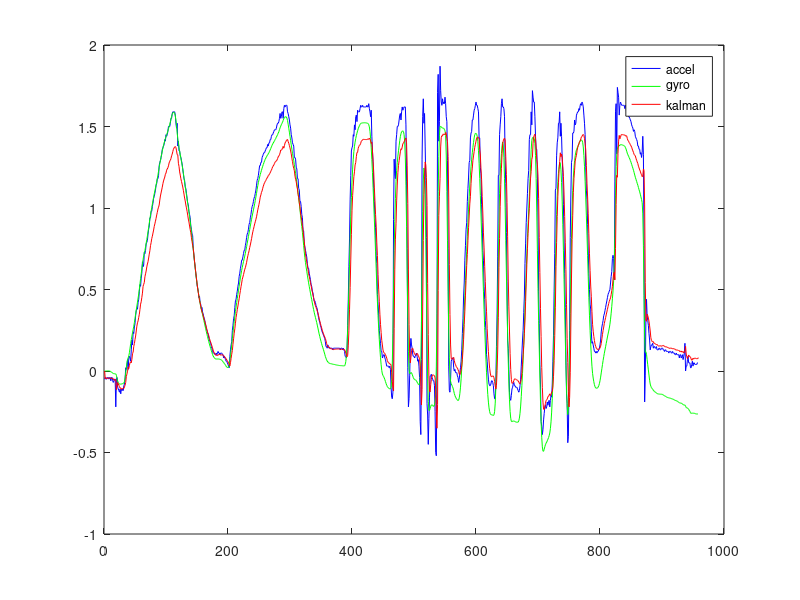

MATLAB code to generate this figure:
data = csvread('./acc_gyro_data.csv');

% CALCULATE ANGLE FROM GYROSCOPE DATA
gyro = zeros(1, size(data,1));
gyro(1) = 0;
gyro_sum = 0;
for i = 2:size(data,1)
    gyro_sum = gyro_sum + (data(i,2) + data(i-1,2))/2;
    gyro(i) = gyro_sum/1130;
end

% KALMAN FILTER IMPLEMENTATION
h = 0.05;

x = [0, 0]';
P = [10, 0;
     0, 10];

F = [1, -h;
     0, 1];
G = [h, (-h*h)/2;
     0, h];
H = eye(2);

b = 0.01
R = b*eye(2);
Q = eye(2);
 
for i = 1:size(data,1)
    %K = (F*P(:,:,i)*H')/(R + H*P(:,:,i)*H');
    p11 = P(1,1,i);
    p12 = P(1,2,i);
    p21 = P(2,1,i);
    p22 = P(2,2,i);
 
    detK = 1/(b*b + b*p11 + b*p22 + p11*p22 - p12*p21);
    K = [ ((p11 - h*p22)*(b + p22) - p21*(p12 - h*p22))*detK,  (-p12*(p11 - h*p21) + (b + p11)*(p12 - h*p22))*detK  ;
          (p21*(b + p22) - p21*p22)*detK,                      (-p12*p21 + p22*(b + p11))*detK                      ];

  
    %x(:,i+1)  = F*x(:,i) + K*([data(i,1),gyro(i)]'-H*x(:,i));
    k11 = K(1,1);
    k12 = K(1,2);
    k21 = K(2,1);
    k22 = K(2,2);
    
    x1 = x(1,i);
    x2 = x(2,i);
    y1 = data(i,1);
    y2 = gyro(i);
    x(:,i+1) = [ x1 - h*x2 + k11*(y1-x1) + k12*(y2-x2) ;
                 x2 + k21*(y1-x1) + k22*(y2-x2)        ];
    
    %P(:,:,i+1) = F*P(:,:,i)*F' + G*Q*G' - K*H*P(:,:,i)*F';
    aa = p11 - h*p21 - h*(p12-h*p22) + h*h + (h*h*h*h)/4 - (k11*p11 + k12*p21 - h*(k11*p12 + k12*p22));
    bb = p12 - h*p22 - (h*h*h)/2 - (k11*p12 + k12*p22);
    cc = p21 - h*p22 - (h*h*h)/2 - (k21*p11 + k22*p21 - h*(k21*p12 + k22*p22));
    dd = p22 + h*h   - (k21*p12 + k22*p22);
    
    P(:,:,i+1) = [aa, bb; cc, dd];    
end

% SHOW DATA
n = size(data,1)
figure
plot(1:n, data(:,1), 'b')
hold on
plot(1:n, gyro, 'g')
hold on
plot(1:n+1, x(1, :), 'r')
legend('accel','gyro', 'kalman')